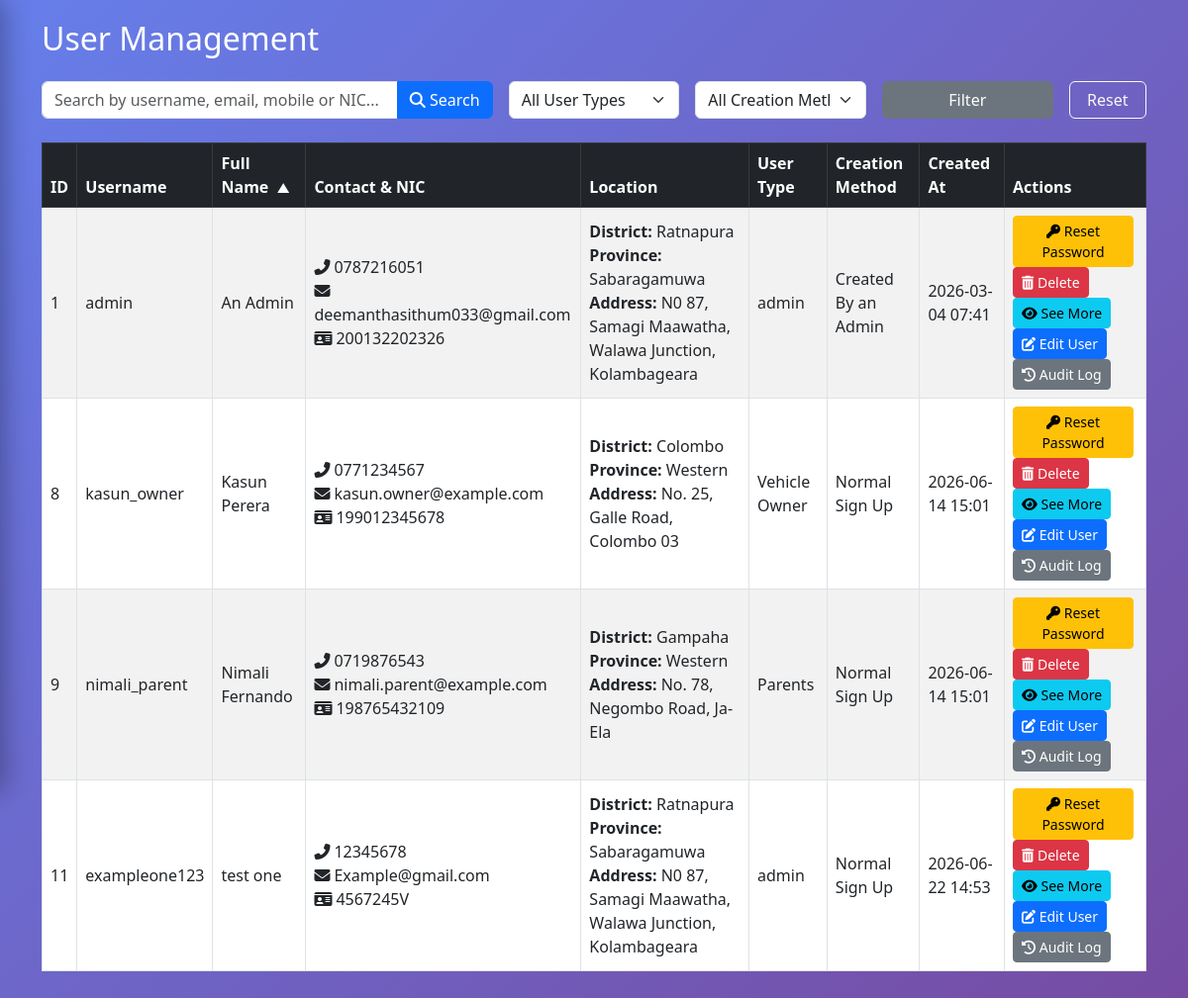
/user_management.php?sort=fullname&order=ASC, run on the app's committed database.
### tables this page shows
CREATE TABLE `user_created_method` (
  `id` int NOT NULL AUTO_INCREMENT,
  `user_id` int NOT NULL,
  `method` varchar(50) NOT NULL,
  `created_at` timestamp NULL DEFAULT CURRENT_TIMESTAMP,
  PRIMARY KEY (`id`),
  KEY `user_id` (`user_id`),
  CONSTRAINT `user_created_method_ibfk_1` FOREIGN KEY (`user_id`) REFERENCES `users` (`user_id`) ON DELETE CASCADE
);

CREATE TABLE `users` (
  `user_id` int NOT NULL AUTO_INCREMENT,
  `username` varchar(50) DEFAULT NULL,
  `fullname` varchar(100) NOT NULL,
  `mobile` varchar(15) DEFAULT NULL,
  `email` varchar(100) DEFAULT NULL,
  `nic` varchar(20) DEFAULT NULL,
  `district` varchar(100) NOT NULL,
  `province` varchar(100) NOT NULL,
  `address` text NOT NULL,
  `user_type` varchar(50) NOT NULL,
  `password` varchar(255) NOT NULL,
  `created_at` timestamp NULL DEFAULT CURRENT_TIMESTAMP,
  PRIMARY KEY (`user_id`),
  UNIQUE KEY `username` (`username`),
  UNIQUE KEY `email` (`email`),
  UNIQUE KEY `nic` (`nic`)
);

### user_management.php (the view, shortened to what this page needs)
<?php
include "Cookie_Managements/cookie_management.php";
$limit = 10;
$page = isset($_GET['page']) ? (int)$_GET['page'] : 1;
$offset = ($page - 1) * $limit;
$search = isset($_GET['search']) ? trim($_GET['search']) : '';
$user_type_filter = isset($_GET['user_type']) ? $_GET['user_type'] : '';
$creation_method_filter = isset($_GET['creation_method']) ? $_GET['creation_method'] : '';
$allowed_sorts = [
    'user_id'         => 'u.user_id',
    'username'        => 'u.username',
    'fullname'        => 'u.fullname',
    'user_type'       => 'u.user_type',
    'creation_method' => "COALESCE(ucm.method, 'Unknown')",
    'created_at'      => 'u.created_at'
];
$sort = isset($_GET['sort']) && array_key_exists($_GET['sort'], $allowed_sorts) ? $_GET['sort'] : 'created_at';
$order = (isset($_GET['order']) && strtoupper($_GET['order']) === 'ASC') ? 'ASC' : 'DESC';
$order_by = $allowed_sorts[$sort] . ' ' . $order;
function build_sort_url($column, $current_sort, $current_order) {
    $params = $_GET;
    unset($params['page']);
    $params['sort'] = $column;
    if ($column === $current_sort && $current_order === 'ASC') {
        $params['order'] = 'DESC';
    } else {
        $params['order'] = 'ASC';
    }
    return '?' . http_build_query($params);
}
$params = [];
$types = '';
$where_sql = '';
$data_sql = "SELECT u.user_id, u.username, u.fullname, u.mobile, u.email, u.nic, u.district, u.province, u.address, u.user_type, u.created_at, ucm.method AS creation_method
             FROM users u
             LEFT JOIN user_created_method ucm ON u.user_id = ucm.user_id
             $where_sql
             ORDER BY $order_by
             LIMIT ? OFFSET ?";
$stmt = $conn->prepare($data_sql);
if (!empty($params)) {
    $params[] = $limit;
    $params[] = $offset;
    $types .= 'ii';
} else {
    $params = [$limit, $offset];
    $types = 'ii';
}
$stmt->bind_param($types, ...$params);
$stmt->execute();
$result = $stmt->get_result();
?>
<!DOCTYPE html>
<html lang="en">
<head>
    <link href="https://cdn.jsdelivr.net/npm/bootstrap@5.3.0/dist/css/bootstrap.min.css" rel="stylesheet">
    <link rel="stylesheet" href="https://cdnjs.cloudflare.com/ajax/libs/font-awesome/6.4.0/css/all.min.css">
</head>
<body>
<?php include "side_bar.php"; ?>
<div class="container">
    <h2 class="mb-4 text-white">User Management</h2>
    <form method="GET" class="row g-3 mb-4">
        <div class="col-md-5">
            <div class="input-group">
                <input type="text" name="search" class="form-control" placeholder="Search by username, email, mobile or NIC..." value="<?= htmlspecialchars($search) ?>">
                <button class="btn btn-primary" type="submit"><i class="fas fa-search"></i> Search</button>
            </div>
        </div>
        <div class="col-md-2">
            <select name="user_type" class="form-select">
                <option value="">All User Types</option>
            </select>
        </div>
        <div class="col-md-2">
            <select name="creation_method" class="form-select">
                <option value="">All Creation Methods</option>
            </select>
        </div>
        <div class="col-md-2">
            <button type="submit" class="btn btn-secondary w-100">Filter</button>
        </div>
        <div class="col-md-1">
            <a href="user_management.php" class="btn btn-outline-light w-100">Reset</a>
        </div>
    </form>
    <?php if ($result && $result->num_rows > 0): ?>
        <div class="table-responsive">
            <table class="table table-striped table-hover table-bordered align-middle">
                <thead class="table-dark">
                    <tr>
                        <th>
                            <a href="<?= build_sort_url('user_id', $sort, $order) ?>" class="sortable text-white">
                                ID
                            </a>
                        </th>
                        <th>
                            <a href="<?= build_sort_url('username', $sort, $order) ?>" class="sortable text-white">
                                Username
                            </a>
                        </th>
                        <th>
                            <a href="<?= build_sort_url('fullname', $sort, $order) ?>" class="sortable text-white">
                                Full Name
                                <?php if ($sort === 'fullname'): ?>
                                    <span class="sort-icon"><?= $order === 'ASC' ? '▲' : '▼' ?></span>
                                <?php endif; ?>
                            </a>
                        </th>
                        <th>Contact & NIC</th>
                        <th>Location</th>
                        <th>
                            <a href="<?= build_sort_url('user_type', $sort, $order) ?>" class="sortable text-white">
                                User Type
                            </a>
                        </th>
                        <th>
                            <a href="<?= build_sort_url('creation_method', $sort, $order) ?>" class="sortable text-white">
                                Creation Method
                            </a>
                        </th>
                        <th>
                            <a href="<?= build_sort_url('created_at', $sort, $order) ?>" class="sortable text-white">
                                Created At
                            </a>
                        </th>
                        <th>Actions</th>
                    </tr>
                </thead>
                <tbody>
                    <?php while ($row = $result->fetch_assoc()):
                        $method_display = 'Unknown';
                        if ($row['creation_method'] === 'Normal') $method_display = 'Normal Sign Up';
                        elseif ($row['creation_method'] === 'Custom') $method_display = 'Created By an Admin';
                    ?>
                        <tr>
                            <td><?= $row['user_id'] ?></td>
                            <td><?= htmlspecialchars($row['username']) ?></td>
                            <td><?= htmlspecialchars($row['fullname']) ?></td>
                            <td>
                                <i class="fas fa-phone-alt me-1"></i><?= htmlspecialchars($row['mobile']) ?><br>
                                <i class="fas fa-envelope me-1"></i><?= htmlspecialchars($row['email']) ?><br>
                                <i class="fas fa-id-card me-1"></i><?= htmlspecialchars($row['nic']) ?>
                            </td>
                            <td>
                                <strong>District:</strong> <?= htmlspecialchars($row['district']) ?><br>
                                <strong>Province:</strong> <?= htmlspecialchars($row['province']) ?><br>
                                <strong>Address:</strong> <?= htmlspecialchars($row['address']) ?>
                            </td>
                            <td><?= htmlspecialchars($row['user_type']) ?></td>
                            <td><?= htmlspecialchars($method_display) ?></td>
                            <td><?= date('Y-m-d H:i', strtotime($row['created_at'])) ?></td>
                            <td>
                                <a href="includes/edit_user_password_by_admin.php?id=<?= $row['user_id'] ?>&page=<?= $page ?>&search=<?= urlencode($search) ?>&user_type=<?= urlencode($user_type_filter) ?>&creation_method=<?= urlencode($creation_method_filter) ?>&sort=<?= urlencode($sort) ?>&order=<?= urlencode($order) ?>" class="btn btn-warning btn-sm me-1" title="Reset Password" onclick="return confirm('Are you sure you want to reset this user\'s password to Temppass123?');"><i class="fas fa-key"></i> Reset Password</a>
                                <a href="delete_user.php?id=<?= $row['user_id'] ?>&page=<?= $page ?>&search=<?= urlencode($search) ?>&user_type=<?= urlencode($user_type_filter) ?>&creation_method=<?= urlencode($creation_method_filter) ?>&sort=<?= urlencode($sort) ?>&order=<?= urlencode($order) ?>" class="btn btn-danger btn-sm me-1" title="Delete" onclick="return confirm('Are you sure you want to delete this user?');"><i class="fas fa-trash-alt"></i> Delete</a>
                                <button type="button" class="btn btn-info btn-sm me-1 see-more-btn"
                                    data-userid="<?= $row['user_id'] ?>"
                                    data-username="<?= htmlspecialchars($row['username'], ENT_QUOTES, 'UTF-8') ?>"
                                    data-fullname="<?= htmlspecialchars($row['fullname'], ENT_QUOTES, 'UTF-8') ?>"
                                    data-mobile="<?= htmlspecialchars($row['mobile'], ENT_QUOTES, 'UTF-8') ?>"
                                    data-email="<?= htmlspecialchars($row['email'], ENT_QUOTES, 'UTF-8') ?>"
                                    data-nic="<?= htmlspecialchars($row['nic'], ENT_QUOTES, 'UTF-8') ?>"
                                    data-district="<?= htmlspecialchars($row['district'], ENT_QUOTES, 'UTF-8') ?>"
                                    data-province="<?= htmlspecialchars($row['province'], ENT_QUOTES, 'UTF-8') ?>"
                                    data-address="<?= htmlspecialchars($row['address'], ENT_QUOTES, 'UTF-8') ?>"
                                    data-usertype="<?= htmlspecialchars($row['user_type'], ENT_QUOTES, 'UTF-8') ?>"
                                    data-method_display="<?= htmlspecialchars($method_display, ENT_QUOTES, 'UTF-8') ?>"
                                    data-created="<?= date('Y-m-d H:i', strtotime($row['created_at'])) ?>"
                                    data-bs-toggle="modal"
                                    data-bs-target="#userDetailModal"
                                    title="See More">
                                    <i class="fas fa-eye"></i> See More
                                </button>
                                <button type="button" class="btn btn-primary btn-sm edit-user-btn"
                                    data-userid="<?= $row['user_id'] ?>"
                                    data-username="<?= htmlspecialchars($row['username'], ENT_QUOTES, 'UTF-8') ?>"
                                    data-fullname="<?= htmlspecialchars($row['fullname'], ENT_QUOTES, 'UTF-8') ?>"
                                    data-mobile="<?= htmlspecialchars($row['mobile'], ENT_QUOTES, 'UTF-8') ?>"
                                    data-email="<?= htmlspecialchars($row['email'], ENT_QUOTES, 'UTF-8') ?>"
                                    data-nic="<?= htmlspecialchars($row['nic'], ENT_QUOTES, 'UTF-8') ?>"
                                    data-district="<?= htmlspecialchars($row['district'], ENT_QUOTES, 'UTF-8') ?>"
                                    data-province="<?= htmlspecialchars($row['province'], ENT_QUOTES, 'UTF-8') ?>"
                                    data-address="<?= htmlspecialchars($row['address'], ENT_QUOTES, 'UTF-8') ?>"
                                    data-usertype="<?= htmlspecialchars($row['user_type'], ENT_QUOTES, 'UTF-8') ?>"
                                    data-bs-toggle="modal"
                                    data-bs-target="#editUserModal"
                                    title="Edit User">
                                    <i class="fas fa-edit"></i> Edit User
                                </button>
                                <button type="button" class="btn btn-secondary btn-sm audit-log-btn"
                                    data-userid="<?= $row['user_id'] ?>"
                                    data-username="<?= htmlspecialchars($row['username'], ENT_QUOTES, 'UTF-8') ?>"
                                    data-bs-toggle="modal"
                                    data-bs-target="#auditLogModal"
                                    title="View Audit Log">
                                    <i class="fas fa-history"></i> Audit Log
                                </button>
                            </td>
                        </tr>
                    <?php endwhile; ?>
                </tbody>
            </table>
        </div>
    <?php else: ?>
        <div class="alert alert-info">No users found.</div>
    <?php endif; ?>
</div>
</body>
</html>

### user_management.php (style rules this page uses)
* { margin: 0; padding: 0; box-sizing: border-box; }
body { font-family: 'Segoe UI', Tahoma, Geneva, Verdana, sans-serif; background: linear-gradient(135deg, #667eea 0%, #764ba2 100%); min-height: 100vh; overflow-x: hidden; }
.container { width: 100%; max-width: 1200px; margin: 0 auto; padding: 20px; }
.sortable { color: #fff; text-decoration: none; cursor: pointer; }
.sort-icon { margin-left: 4px; font-size: 0.8em; }

### side_bar.php (style rules this page uses)
:root { --main-highlight-bg: rgba(255, 255, 255, 0.25); --main-highlight-color: #ffffff; --sub-highlight-bg: rgba(243, 8, 212, 0.4); --sub-highlight-color: #ffffff; }

### data on the page
user_created_method: user.user_id "1", user.username "admin", user.fullname "An Admin", user.mobile "0787216051", user.email "deemanthasithum033@gmail.com", user.nic "200132202326", user.district "Ratnapura", user.province "Sabaragamuwa", user.address "N0 87, Samagi Maawatha, Walawa Junction, Kolambageara", user.user_type "admin", method "Created By an Admin", user.created_at "2026-03-04 07:41"
user_created_method: user.user_id "8", user.username "kasun_owner", user.fullname "Kasun Perera", user.mobile "0771234567", user.email "kasun.owner@example.com", user.nic "199012345678", user.district "Colombo", user.province "Western", user.address "No. 25, Galle Road, Colombo 03", user.user_type "Vehicle Owner", method "Normal Sign Up", user.created_at "2026-06-14 15:01"
user_created_method: user.user_id "9", user.username "nimali_parent", user.fullname "Nimali Fernando", user.mobile "0719876543", user.email "nimali.parent@example.com", user.nic "198765432109", user.district "Gampaha", user.province "Western", user.address "No. 78, Negombo Road, Ja-Ela", user.user_type "Parents", method "Normal Sign Up", user.created_at "2026-06-14 15:01"
user_created_method: user.user_id "11", user.username "exampleone123", user.fullname "test one", user.mobile "12345678", user.email "Example@gmail.com", user.nic "4567245V", user.district "Ratnapura", user.province "Sabaragamuwa", user.address "N0 87, Samagi Maawatha, Walawa Junction, Kolambageara", user.user_type "admin", method "Normal Sign Up", user.created_at "2026-06-22 14:53"
